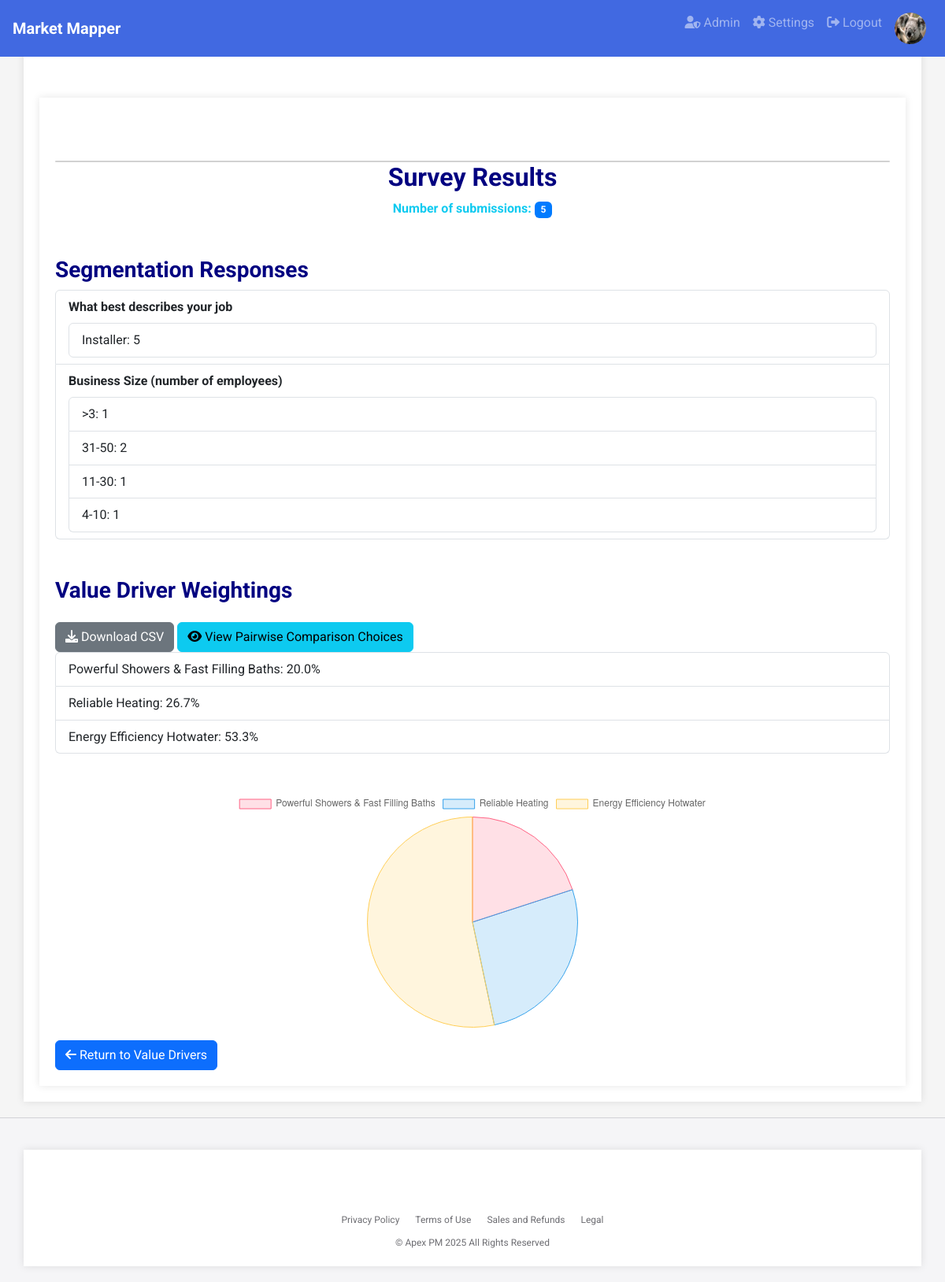
Screenshot of /survey_results/1 (signed in) with the database file from the repository.
### app.py (models this page shows, shortened)
class User(db.Model, UserMixin):
    id = db.Column(db.Integer, primary_key=True)
    username = db.Column(db.String(20), unique=True, nullable=False)
    email = db.Column(db.String(120), unique=True, nullable=False)  # Added email field
    password_hash = db.Column(db.String(128), nullable=False)
    profile_image = db.Column(db.String(255), nullable=True)  # Add profile_image field
    role = db.Column(db.String(50), nullable=False)  # Add role field

class AdditionalQuestionResponse(db.Model):
    id = db.Column(db.Integer, primary_key=True)
    project_id = db.Column(db.Integer, db.ForeignKey('project.id'), nullable=False)
    question_text = db.Column(db.String(255), nullable=False)
    response = db.Column(db.String(255), nullable=False)

class ValueDriver(db.Model):
    id = db.Column(db.Integer, primary_key=True)
    value_driver = db.Column(db.String(100), nullable=False)
    measured_by = db.Column(db.String(100))
    technical_attributes = db.Column(db.Text, nullable=True)  # Add technical_attributes field
    weighting = db.Column(db.Float, default=0.0)  # Changed to Float for more precision
    project_id = db.Column(db.Integer, db.ForeignKey('project.id'), nullable=False)
    ratings = db.relationship('Rating', cascade='all, delete-orphan', backref='value_driver')

### app.py (the view)
@app.route('/survey_results/<int:project_id>')
def survey_results(project_id):
    project = Project.query.get_or_404(project_id)
    value_drivers = ValueDriver.query.filter_by(project_id=project_id).all()
    win_counts = {vd.id: 0 for vd in value_drivers}
    comparison_results = ComparisonResult.query.filter_by(project_id=project_id).all()
    for result in comparison_results:
        win_counts[result.winner_id] += 1
    total_comparisons = len(comparison_results)
    if total_comparisons > 0:
        for vd in value_drivers:
            vd.weighting = (win_counts[vd.id] / total_comparisons) * 100
            db.session.commit()
    labels = [vd.value_driver for vd in value_drivers]
    weights = [vd.weighting for vd in value_drivers]
    survey_data = list(zip(labels, weights))
    num_submissions = total_comparisons // (len(value_drivers) * (len(value_drivers) - 1) // 2)
    additional_questions = AdditionalQuestionResponse.query.filter_by(project_id=project_id).all()
    additional_questions_data = {}
    for response in additional_questions:
        if response.question_text not in additional_questions_data:
            additional_questions_data[response.question_text] = {}
        if response.response not in additional_questions_data[response.question_text]:
            additional_questions_data[response.question_text][response.response] = 0
        additional_questions_data[response.question_text][response.response] += 1
    return render_template('survey_results.html',
                           project=project,
                           survey_labels=labels,
                           survey_weights=weights,
                           num_submissions=num_submissions,
                           additional_questions=additional_questions,
                           survey_data=survey_data,
                           additional_questions_data=additional_questions_data)

### app.py (called while the page is built)
@login_manager.user_loader
def load_user(user_id):
    return db.session.get(User, int(user_id))

### templates/survey_results.html (shortened to what this page needs)
{% extends "base.html" %}
{% block content %}
<div class="container mt-4">
    <div class="card"></div>
        <div class="card-header text-center">
            <h1>Survey Results</h1>
        </div>
        <div class="card-body">
            <p class="text-center font-weight-bold text-info">Number of submissions: <span class="badge badge-pill badge-primary">{{ num_submissions }}</span></p>
            <h2 class="mt-5">Segmentation Responses</h2>
            <ul class="list-group">
                {% for question_text, responses in additional_questions_data.items() %}
                <li class="list-group-item">
                    <strong>{{ question_text }}</strong>
                    <ul class="list-group mt-2">
                        {% for response, count in responses.items() %}
                        <li class="list-group-item">{{ response }}: {{ count }}</li>
                        {% endfor %}
                    </ul>
                </li>
                {% endfor %}
            </ul>
            <h2 class="mt-5">Value Driver Weightings</h2>
            <a href="{{ url_for('download_survey_results_csv', project_id=project.id) }}" class="btn btn-secondary mt-3">
                <i class="fas fa-download"></i> Download CSV
            </a>
            <a href="{{ url_for('survey_pairwise_results', project_id=project.id) }}" class="btn btn-info mt-3">
                <i class="fas fa-eye"></i> View Pairwise Comparison Choices
            </a>
            <ul class="list-group">
                {% for label, weight in survey_data %}
                <li class="list-group-item">{{ label }}: {{ "%.1f" | format(weight) }}%</li>
                {% endfor %}
            </ul>
            <div class="text-center mt-5">
                <canvas id="surveyPieChart" width="300" height="300"></canvas>
            </div>
        </div>
        <div class="card-footer text-left">
            <a href="{{ url_for('value_drivers', project_id=project.id) }}" class="btn btn-primary mt-3">
                <i class="fas fa-arrow-left"></i> Return to Value Drivers
            </a>
        </div>
    </div>
</div>
<script>
    var ctx = document.getElementById('surveyPieChart').getContext('2d');
    var surveyPieChart = new Chart(ctx, {
        type: 'pie',
        data: {
            labels: {{ survey_labels | tojson }},
            datasets: [{
                data: {{ survey_weights | tojson }},
                backgroundColor: [
                    'rgba(255, 99, 132, 0.2)',
                    'rgba(54, 162, 235, 0.2)',
                    'rgba(255, 206, 86, 0.2)',
                    'rgba(75, 192, 192, 0.2)',
                    'rgba(153, 102, 255, 0.2)',
                    'rgba(255, 159, 64, 0.2)'
                ],
                borderColor: [
                    'rgba(255, 99, 132, 1)',
                    'rgba(54, 162, 235, 1)',
                    'rgba(255, 206, 86, 1)',
                    'rgba(75, 192, 192, 1)',
                    'rgba(153, 102, 255, 1)',
                    'rgba(255, 159, 64, 1)'
                ],
                borderWidth: 1
            }]
        },
        options: {
            responsive: true,
            maintainAspectRatio: false,
            plugins: {
                legend: {
                    position: 'top',
                },
                tooltip: {
                    callbacks: {
                        label: function(context) {
                            var label = context.label || '';
                            if (label) {
                                label += ': ';
                            }
                            label += context.raw.toFixed(1) + '%';
                            return label;
                        }
                    }
                }
            }
        }
    });
</script>
{% endblock %}

### templates/base.html (shortened to what this page needs)
<!DOCTYPE html>
<html lang="en">
<head>
    <link rel="stylesheet" href="https://stackpath.bootstrapcdn.com/bootstrap/4.5.2/css/bootstrap.min.css">
    <link rel="stylesheet" href="https://cdnjs.cloudflare.com/ajax/libs/font-awesome/6.0.0/css/all.min.css">
    <link href="https://cdn.jsdelivr.net/npm/bootstrap@5.3.2/dist/css/bootstrap.min.css" rel="stylesheet">
</head>
<body>
    <nav class="navbar navbar-expand-lg navbar-dark justify-content-between">
        <a class="navbar-brand" href="/">
            <span>Market Mapper</span>
        </a>
        <div class="collapse navbar-collapse" id="navbarNav">
            <ul class="navbar-nav ml-auto">
                {% if current_user.is_authenticated %}
                    {% if current_user.role == 'admin' %}
                        <li class="nav-item">
                            <a class="nav-link" href="{{ url_for('admin.index') }}" title="Admin">
                                <i class="fas fa-user-shield"></i> Admin
                            </a>
                        </li>
                    {% endif %}
                    <li class="nav-item">
                        <a class="nav-link" href="{{ url_for('settings') }}" title="Settings">
                            <i class="fas fa-cog"></i> Settings
                        </a>
                    </li>
                    <li class="nav-item">
                        <a class="nav-link" href="{{ url_for('logout') }}" title="Logout">
                            <i class="fas fa-sign-out-alt"></i> Logout
                        </a>
                    </li>
                    <li class="nav-item">
                        <div class="nav-link">
                            <div class="profile-image-container">
                                {% if current_user.profile_image %}
                                    <img src="{{ url_for('static', filename='uploads/' + current_user.profile_image) }}" alt="Profile Image" class="profile-image">
                                {% else %}
                                    <img src="{{ url_for('static', filename='uploads/default_profile.png') }}" alt="Profile Image" class="profile-image">
                                {% endif %}
                            </div>
                        </div>
                    </li>
                {% endif %}
            </ul>
        </div>
    </nav>
    <div class="container">
        {% block content %}{% endblock %}
    <footer class="footer">
        <div class="container">
            <ul class="footer-links">
                <li><a href="#">Privacy Policy</a></li>
                <li><a href="{{ url_for('termsofuse') }}">Terms of Use</a></li>
                <li><a href="#">Sales and Refunds</a></li>
                <li><a href="{{ url_for('terms') }}">Legal</a></li>
            </ul>
            <div class="footer-copyright">
                &copy; Apex PM 2025 All Rights Reserved
            </div>
        </div>
    </footer>
</body>
</html>

### templates/base.html (style rules this page uses)
body { font-family: 'Roboto', sans-serif; background-color: #F5F5F5; color: #333333; line-height: 1.6; margin: 0; }
h1, h2, h3 { color: #000080; font-weight: 700; }
h1 { font-size: 32px; }
h2 { font-size: 28px; }
a { color: #4169E1; }
.navbar { background-color: #4169E1; padding: 0.5rem 1rem; position: fixed; width: 100%; top: 0; z-index: 100; }
.navbar-brand { display: flex; align-items: center; }
.navbar-brand span { font-weight: bold; font-size: 1.25rem; }
.container { background-color: #FFFFFF; padding: 20px; margin-top: 20px; box-shadow: 0 0 10px rgba(0,0,0,0.1); padding-top: 80px; }
.footer { background-color: #f5f5f7; color: #6e6e73; padding: 20px 0; font-size: 12px; border-top: 1px solid #d2d2d7; width: 100%; margin-top: 20px; }
.footer-links { list-style: none; padding: 0; margin: 0; display: flex; justify-content: center; }
.footer-links li { margin: 0 10px; }
.footer-links a { color: #6e6e73; text-decoration: none; }
.footer-copyright { margin-top: 10px; text-align: center; }
.profile-image-container { position: relative; display: inline-block; }
.profile-image { width: 40px; height: 40px; border-radius: 50%; }

### rows the page displays
User: profile_image (picture)
AdditionalQuestionResponse: question_text "What best describes your job", response "Installer", count "5"
AdditionalQuestionResponse: question_text "Business Size (number of employees)", response ">3", project "1"
AdditionalQuestionResponse: response "31-50", count "2"
AdditionalQuestionResponse: response "11-30", project "1"
AdditionalQuestionResponse: response "4-10", project "1"
ValueDriver: value_driver "Powerful Showers & Fast Filling Baths", weighting "20.0"
ValueDriver: value_driver "Reliable Heating", weighting "26.7"
ValueDriver: value_driver "Energy Efficiency Hotwater", weighting "53.3"

### other values shown
{{ num_submissions }} "5"
chart data {{ survey_weights | tojson }} [20.0, 26.666666666666668, 53.333333333333336]
